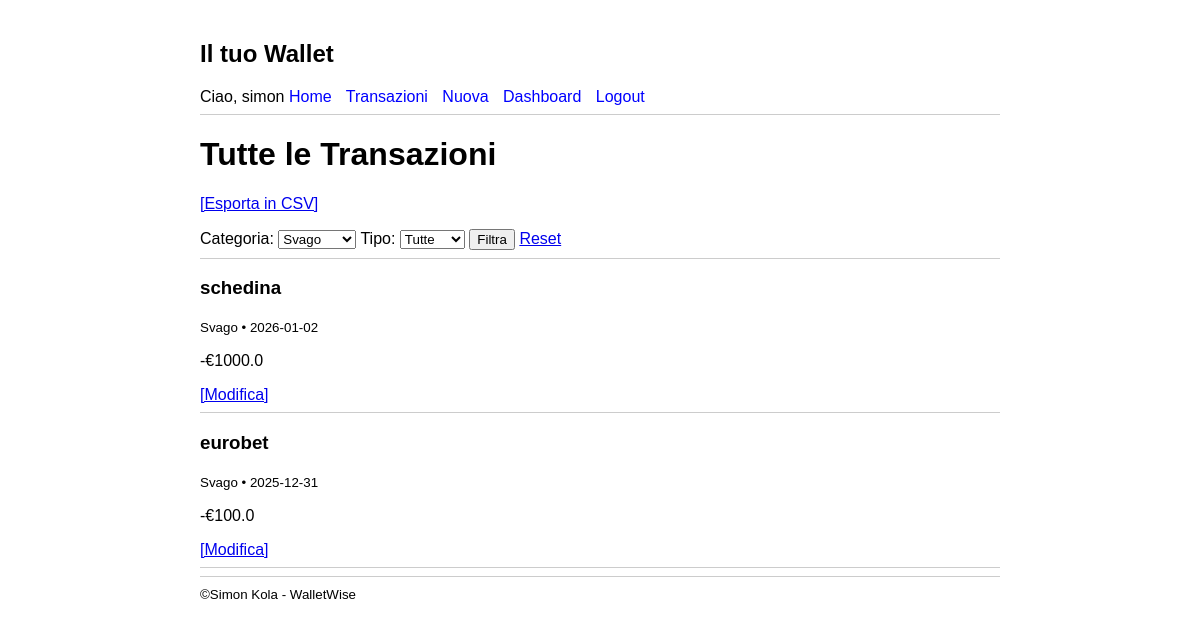
/transazioni?category_id=3 (signed in), run on the app's committed database.
### tables this page shows
CREATE TABLE user (
  id INTEGER PRIMARY KEY AUTOINCREMENT,
  username TEXT UNIQUE NOT NULL,
  password TEXT NOT NULL
);

CREATE TABLE transactions (
  id INTEGER PRIMARY KEY AUTOINCREMENT,
  author_id INTEGER NOT NULL,
  category_id INTEGER NOT NULL,
  created TIMESTAMP NOT NULL DEFAULT CURRENT_TIMESTAMP,
  type TEXT NOT NULL CHECK(type IN ('entrata', 'uscita')),
  amount REAL NOT NULL,
  description TEXT NOT NULL,
  date DATE NOT NULL,
  FOREIGN KEY (author_id) REFERENCES user (id),
  FOREIGN KEY (category_id) REFERENCES categories (id)
);

CREATE TABLE categories (
  id INTEGER PRIMARY KEY AUTOINCREMENT,
  name TEXT NOT NULL
);

### app/main.py (the view)
@bp.route('/transazioni')
def transazioni():
    if g.user is None:
        return redirect(url_for('auth.login'))
    category_id = request.args.get('category_id', type=int)
    type_filter = request.args.get('type')
    transactions = transaction_repository.find_filtered(
        g.user['id'], category_id, type_filter
    )
    categories = category_repository.find_all()
    return render_template('transazioni.html',
                         transactions=transactions,
                         categories=categories,
                         selected_category=category_id,
                         selected_type=type_filter)

### app/auth.py (called while the page is built)
@bp.before_app_request
def load_logged_in_user():
    user_id = session.get('user_id')
    if user_id is None:
        g.user = None
    else:
        g.user = user_repo.get_user_by_id(user_id)

### app/db.py (called while the page is built)
def get_db():
    if 'db' not in g:
        g.db = sqlite3.connect(
            current_app.config['DATABASE']
        )
        g.db.row_factory = sqlite3.Row
    return g.db

### app/repositories/categoria_repo.py (called while the page is built)
def find_all():
    db = get_db()
    return db.execute('SELECT * FROM categories ORDER BY name').fetchall()

### app/repositories/transazioni_repo.py (called while the page is built)
def find_filtered(user_id, category_id=None, type_filter=None):
    db = get_db()
    query = """
        SELECT t.*, c.name as category_name
        FROM transactions t
        JOIN categories c ON t.category_id = c.id
        WHERE t.author_id = ?
    """
    params = [user_id]
    if category_id:
        query += ' AND t.category_id = ?'
        params.append(category_id)
    if type_filter:
        query += ' AND t.type = ?'
        params.append(type_filter)
    query += ' ORDER BY t.date DESC, t.created DESC'
    return db.execute(query, params).fetchall()

### app/repositories/user_repo.py (called while the page is built)
def get_user_by_id(user_id):
    db = get_db()
    user = db.execute(
        "SELECT * FROM user WHERE id = ?", (user_id,)
    ).fetchone()
    return user

### app/templates/transazioni.html (shortened to what this page needs)
{% extends 'base.html' %}
{% block content %}
    <h1>Tutte le Transazioni</h1>
    <p>
        <a href="{{ url_for('main.export_csv') }}">[Esporta in CSV]</a>
    </p>
    <form method="get">
        <label>Categoria:
            <select name="category_id">
                {% for cat in categories %}
                <option value="{{ cat.id }}" {% if selected_category == cat.id %}selected{% endif %}>
                    {{ cat.name }}
                </option>
                {% endfor %}
            </select>
        </label>
        <label>Tipo:
            <select name="type">
                <option value="">Tutte</option>
            </select>
        </label>
        <input type="submit" value="Filtra">
        <a href="{{ url_for('main.transazioni') }}">Reset</a>
    </form>
    <hr>
    {% if transactions %}
        {% for t in transactions %}
        <article>
            <header>
                <h3>{{ t.description }}</h3>
                <small>{{ t.category_name }} • {{ t.date }}</small>
            </header>
            <p>
                {% if t.type == 'entrata' %}+{% else %}-{% endif %}€{{ t.amount }}
            </p>
            {% if g.user and g.user['id'] == t.author_id %}
                <a href="{{ url_for('main.update', id=t.id) }}">[Modifica]</a>
            {% endif %}
        </article>
        <hr>
        {% endfor %}
    {% else %}
        <p>Nessuna transazione trovata.</p>
    {% endif %}
{% endblock %}

### app/templates/base.html (shortened to what this page needs)
<!doctype html>
<html lang="it">
<head>
</head>
<body>
    <nav>
        <h1>Il tuo Wallet</h1>
        {% if g.user %}
            <span>Ciao, {{ g.user['username'] }}</span>
            <a href="{{ url_for('main.index') }}">Home</a>
            <a href="{{ url_for('main.transazioni') }}">Transazioni</a>
            <a href="{{ url_for('main.create') }}">Nuova</a>
            <a href="{{ url_for('main.dashboard') }}">Dashboard</a>
            <a href="{{ url_for('auth.logout') }}">Logout</a>
        {% else %}
            <a href="{{ url_for('auth.register') }}">Registrati</a>
            <a href="{{ url_for('auth.login') }}">Login</a>
        {% endif %}
    </nav>
    <hr>
    <main>
        {% block content %}{% endblock %}
    </main>
    <hr>
    <footer>
        <small>&copy;Simon Kola - WalletWise</small>
    </footer>
</body>
</html>

### app/templates/base.html (style rules this page uses)
body { font-family: sans-serif; max-width: 800px; margin: 0 auto; padding: 20px; }
nav a { margin-right: 10px; text-decoration: none; color: blue; }
hr { border: 0; border-top: 1px solid #ccc; }

### data on the page
user: user.username "simon"
transactions: description "schedina", category_name "Svago", date "2026-01-02", amount "1000.0"
transactions: description "eurobet", category_name "Svago", date "2025-12-31", amount "100.0"

### other printed values
form field category_id "Svago"
